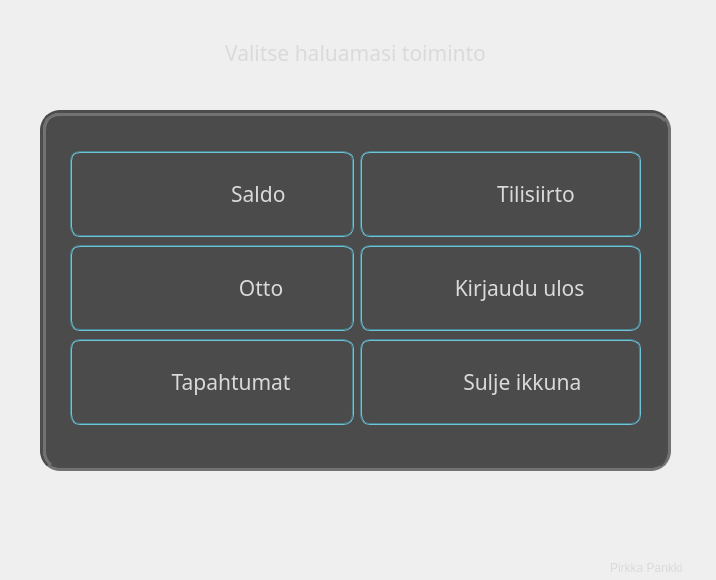
<?xml version="1.0" encoding="UTF-8"?>
<ui version="4.0">
 <class>mainexewindow</class>
 <widget class="QDialog" name="mainexewindow">
  <property name="geometry">
   <rect>
    <x>0</x>
    <y>0</y>
    <width>716</width>
    <height>580</height>
   </rect>
  </property>
  <property name="windowTitle">
   <string>Dialog</string>
  </property>
  <property name="styleSheet">
   <string notr="true">QDialog {
	
	background-color: qlineargradient(spread:pad, x1:0, y1:0, x2:1, y2:1, stop:0 rgba(51, 51, 51, 255), stop:				0.525822 rgba(95, 95, 95, 255), stop:1 rgba(58, 58, 58, 255));
}

QFrame {
	background-color: rgb(75, 75, 75);
	border: 6px groove #4c4c4c;
	border-radius: 20px;
}

QLabel {
	background: transparent;
	border: none;
	font: 290 16pt &quot;Microsoft YaHei Light&quot;;
	color: #dadada;
}

QPushButton {
	height: 70px;
	width: 265px;
	font: 290 16pt &quot;Microsoft YaHei Light&quot;;	
	color: #dadada;
	background-color: qlineargradient(spread:pad, x1:0, y1:0.431818, x2:1, y2:0.409364, stop:0.217877 			rgba(43, 	43, 43, 255), stop:0.50838 rgba(64, 64, 64, 255), stop:0.938547 rgba(37, 37, 37, 255));
	border: 2px groove #4a8390;
	border-radius: 10px;
	padding: 6px;
	text-align: justify;
}

QPushButton:hover {
	background-color: qlineargradient(spread:reflect, x1:0, y1:0, x2:0.488, y2:0, stop:0 rgba(37, 37, 37, 255), 	stop:1 rgba(104, 104, 104, 255));
}

QPushButton:pressed {
	background-color: qlineargradient(spread:reflect, x1:0, y1:0, x2:0.488, y2:0, stop:0 rgba(22, 22, 22, 255), stop:1 rgba(64, 64, 64, 255));
}

QLabel#pirkkal {	
	color: #dadada;
	font: 350 10pt &quot;Leelawadee UI Semilight&quot;;
	qproperty-geometry:rect(610 550 101 35);
}

QLabel#btnsulje:hover {
	color: rgb(247, 95, 97);
}

</string>
  </property>
  <widget class="QWidget" name="layoutWidget">
   <property name="geometry">
    <rect>
     <x>70</x>
     <y>149</y>
     <width>571</width>
     <height>281</height>
    </rect>
   </property>
   <layout class="QGridLayout" name="gridLayout">
    <item row="0" column="0">
     <widget class="QPushButton" name="btnSaldo">
      <property name="enabled">
       <bool>true</bool>
      </property>
      <property name="font">
       <font>
        <family>Microsoft YaHei Light</family>
        <pointsize>16</pointsize>
        <italic>false</italic>
        <bold>false</bold>
       </font>
      </property>
      <property name="mouseTracking">
       <bool>true</bool>
      </property>
      <property name="focusPolicy">
       <enum>Qt::StrongFocus</enum>
      </property>
      <property name="layoutDirection">
       <enum>Qt::LeftToRight</enum>
      </property>
      <property name="text">
       <string>                 Saldo</string>
      </property>
      <property name="icon">
       <iconset resource="gifsANDicons.qrc">
        <normaloff>:/icons/icons/piggy-bank.png</normaloff>:/icons/icons/piggy-bank.png</iconset>
      </property>
      <property name="iconSize">
       <size>
        <width>50</width>
        <height>50</height>
       </size>
      </property>
      <property name="autoDefault">
       <bool>false</bool>
      </property>
      <property name="default">
       <bool>false</bool>
      </property>
     </widget>
    </item>
    <item row="0" column="1">
     <widget class="QPushButton" name="btnTilisiirto">
      <property name="enabled">
       <bool>true</bool>
      </property>
      <property name="font">
       <font>
        <family>Microsoft YaHei Light</family>
        <pointsize>16</pointsize>
        <italic>false</italic>
        <bold>false</bold>
       </font>
      </property>
      <property name="mouseTracking">
       <bool>true</bool>
      </property>
      <property name="focusPolicy">
       <enum>Qt::StrongFocus</enum>
      </property>
      <property name="layoutDirection">
       <enum>Qt::LeftToRight</enum>
      </property>
      <property name="text">
       <string>             Tilisiirto</string>
      </property>
      <property name="icon">
       <iconset resource="gifsANDicons.qrc">
        <normaloff>:/icons/icons/transfer-money.png</normaloff>:/icons/icons/transfer-money.png</iconset>
      </property>
      <property name="iconSize">
       <size>
        <width>50</width>
        <height>50</height>
       </size>
      </property>
      <property name="autoDefault">
       <bool>false</bool>
      </property>
      <property name="default">
       <bool>false</bool>
      </property>
     </widget>
    </item>
    <item row="1" column="0">
     <widget class="QPushButton" name="btnOtto">
      <property name="enabled">
       <bool>true</bool>
      </property>
      <property name="sizePolicy">
       <sizepolicy hsizetype="MinimumExpanding" vsizetype="Fixed">
        <horstretch>0</horstretch>
        <verstretch>0</verstretch>
       </sizepolicy>
      </property>
      <property name="font">
       <font>
        <family>Microsoft YaHei Light</family>
        <pointsize>16</pointsize>
        <italic>false</italic>
        <bold>false</bold>
       </font>
      </property>
      <property name="mouseTracking">
       <bool>true</bool>
      </property>
      <property name="focusPolicy">
       <enum>Qt::StrongFocus</enum>
      </property>
      <property name="acceptDrops">
       <bool>false</bool>
      </property>
      <property name="layoutDirection">
       <enum>Qt::LeftToRight</enum>
      </property>
      <property name="text">
       <string>                  Otto</string>
      </property>
      <property name="icon">
       <iconset resource="gifsANDicons.qrc">
        <normaloff>:/icons/icons/withdraw.png</normaloff>:/icons/icons/withdraw.png</iconset>
      </property>
      <property name="iconSize">
       <size>
        <width>50</width>
        <height>50</height>
       </size>
      </property>
      <property name="autoDefault">
       <bool>false</bool>
      </property>
      <property name="default">
       <bool>false</bool>
      </property>
      <property name="flat">
       <bool>false</bool>
      </property>
     </widget>
    </item>
    <item row="1" column="1">
     <widget class="QPushButton" name="btnKirjauduulos">
      <property name="enabled">
       <bool>true</bool>
      </property>
      <property name="font">
       <font>
        <family>Microsoft YaHei Light</family>
        <pointsize>16</pointsize>
        <italic>false</italic>
        <bold>false</bold>
       </font>
      </property>
      <property name="mouseTracking">
       <bool>true</bool>
      </property>
      <property name="focusPolicy">
       <enum>Qt::StrongFocus</enum>
      </property>
      <property name="layoutDirection">
       <enum>Qt::LeftToRight</enum>
      </property>
      <property name="text">
       <string>       Kirjaudu ulos</string>
      </property>
      <property name="icon">
       <iconset resource="gifsANDicons.qrc">
        <normaloff>:/icons/icons/log-out.png</normaloff>:/icons/icons/log-out.png</iconset>
      </property>
      <property name="iconSize">
       <size>
        <width>45</width>
        <height>45</height>
       </size>
      </property>
      <property name="autoRepeat">
       <bool>false</bool>
      </property>
      <property name="autoDefault">
       <bool>false</bool>
      </property>
      <property name="default">
       <bool>false</bool>
      </property>
     </widget>
    </item>
    <item row="2" column="0">
     <widget class="QPushButton" name="btnTapahtumat">
      <property name="enabled">
       <bool>true</bool>
      </property>
      <property name="font">
       <font>
        <family>Microsoft YaHei Light</family>
        <pointsize>16</pointsize>
        <italic>false</italic>
        <bold>false</bold>
       </font>
      </property>
      <property name="mouseTracking">
       <bool>true</bool>
      </property>
      <property name="focusPolicy">
       <enum>Qt::StrongFocus</enum>
      </property>
      <property name="layoutDirection">
       <enum>Qt::LeftToRight</enum>
      </property>
      <property name="text">
       <string>       Tapahtumat</string>
      </property>
      <property name="icon">
       <iconset resource="gifsANDicons.qrc">
        <normaloff>:/icons/icons/transaction.png</normaloff>:/icons/icons/transaction.png</iconset>
      </property>
      <property name="iconSize">
       <size>
        <width>50</width>
        <height>50</height>
       </size>
      </property>
      <property name="autoDefault">
       <bool>false</bool>
      </property>
      <property name="default">
       <bool>false</bool>
      </property>
     </widget>
    </item>
    <item row="2" column="1">
     <widget class="QPushButton" name="btnsulje">
      <property name="enabled">
       <bool>true</bool>
      </property>
      <property name="font">
       <font>
        <family>Microsoft YaHei Light</family>
        <pointsize>16</pointsize>
        <italic>false</italic>
        <bold>false</bold>
       </font>
      </property>
      <property name="mouseTracking">
       <bool>true</bool>
      </property>
      <property name="focusPolicy">
       <enum>Qt::StrongFocus</enum>
      </property>
      <property name="layoutDirection">
       <enum>Qt::LeftToRight</enum>
      </property>
      <property name="styleSheet">
       <string notr="true"/>
      </property>
      <property name="text">
       <string>        Sulje ikkuna</string>
      </property>
      <property name="icon">
       <iconset resource="gifsANDicons.qrc">
        <normaloff>:/icons/icons/close-button.png</normaloff>:/icons/icons/close-button.png</iconset>
      </property>
      <property name="iconSize">
       <size>
        <width>45</width>
        <height>45</height>
       </size>
      </property>
      <property name="autoDefault">
       <bool>false</bool>
      </property>
      <property name="default">
       <bool>false</bool>
      </property>
     </widget>
    </item>
   </layout>
  </widget>
  <widget class="QFrame" name="frame">
   <property name="geometry">
    <rect>
     <x>40</x>
     <y>110</y>
     <width>631</width>
     <height>361</height>
    </rect>
   </property>
   <property name="frameShape">
    <enum>QFrame::StyledPanel</enum>
   </property>
   <property name="frameShadow">
    <enum>QFrame::Raised</enum>
   </property>
  </widget>
  <widget class="QLabel" name="pirkkal">
   <property name="geometry">
    <rect>
     <x>610</x>
     <y>550</y>
     <width>101</width>
     <height>35</height>
    </rect>
   </property>
   <property name="text">
    <string>Pirkka Pankki</string>
   </property>
  </widget>
  <widget class="QLabel" name="label_2">
   <property name="geometry">
    <rect>
     <x>80</x>
     <y>40</y>
     <width>551</width>
     <height>26</height>
    </rect>
   </property>
   <property name="font">
    <font>
     <family>Microsoft YaHei Light</family>
     <pointsize>16</pointsize>
     <italic>false</italic>
     <bold>false</bold>
    </font>
   </property>
   <property name="layoutDirection">
    <enum>Qt::LeftToRight</enum>
   </property>
   <property name="text">
    <string>Valitse haluamasi toiminto</string>
   </property>
   <property name="alignment">
    <set>Qt::AlignCenter</set>
   </property>
  </widget>
  <zorder>frame</zorder>
  <zorder>layoutWidget</zorder>
  <zorder>pirkkal</zorder>
  <zorder>label_2</zorder>
 </widget>
 <resources>
  <include location="gifsANDicons.qrc"/>
 </resources>
 <connections/>
</ui>
